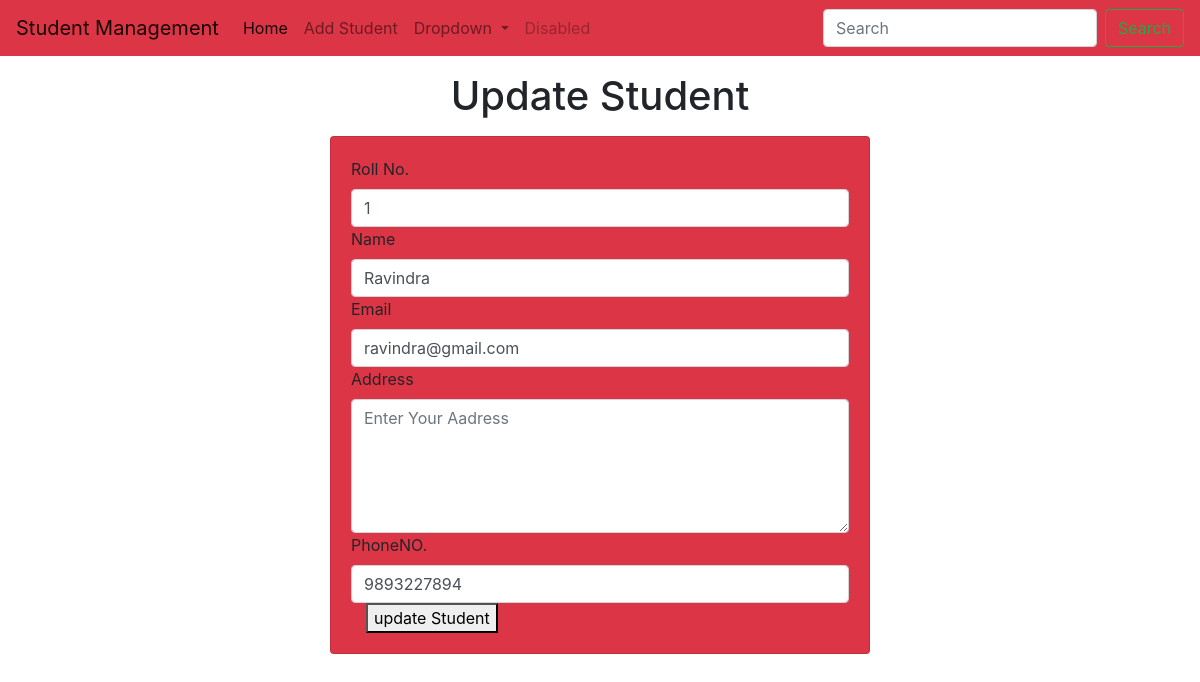
Page /student/update-student/7 on the committed database.
### student/models.py (models this page shows)
class Student(models.Model):
    roll=models.CharField(max_length=100)
    name=models.CharField(max_length=50)
    email=models.CharField(max_length=150)
    address=models.CharField(max_length=200)
    phone=models.CharField(max_length=10)

### student/views.py (the view)
# urls.py: path("update-student/<int:roll>",update_student),
def update_student(request,roll):
    student=Student.objects.get(pk=roll)
    return render(request,"student/update_student.html",{'student':student})

### templates/student/update_student.html (shortened to what this page needs)
<!doctype html>
<html lang="en">
  <head>
    <link rel="stylesheet" href="https://cdn.jsdelivr.net/npm/bootstrap@4.0.0/dist/css/bootstrap.min.css">
  </head>
  <body background="<img src='' alt=''>">
    {% include 'student/navbar.html' %}
    <h1 class="text-center my-3">Update Student </h1>
    <div class="container" >
      <div class="row">
        <div class="col-md-6 offset-md-3">
          <div class="card bg-danger">
            <div class="card-body">
              <form action="/student/do-update-student/{{student.id}}" method="post" >
                <div class="md-3">
                  <label for="roll">Roll No.</label>
                <input name="student_roll" type="text" id="roll" class="form-control" placeholder="Enter Your Rollno." required value="{{student.roll}}">
                </div>
                <div class="md-3">
                  <label for="Name">Name</label>
                  <input name="student_name" type="text" id="name" class="form-control" placeholder="Enter Your Name"  value="{{student.name}}">
                </div>
                <div class="md-3">
                  <label for="email">Email</label>
                  <input name="student_email" type="email" id="Email" class="form-control"  placeholder="Enter Your Email" required value="{{student.email}}">
                </div>
                <div class="md-3">
                  <label for="address">Address</label>
                  <textarea name="student_address" id="address" rows="5" class="form-control" placeholder="Enter Your Aadress">{{student_address}}</textarea>
                </div>
                <div class="md-3">
                  <label for="phone">PhoneNO.</label>
                  <input name="student_phone" type="text" class="form-control" placeholder="Enter Your PhoneNo." value="{{student.phone}}">
                </div>
                <div class="container" class="md-1">
                  <button >
                    update Student
                  </button>
                </div>
              </form>
            </div>
          </div>
        </div>
      </div>
    </div>
  </body>
</html>

### rows in the picture
Student: student_roll "1", student_name "Ravindra", student_email "ravindra@gmail.com", student_phone "9893227894"
